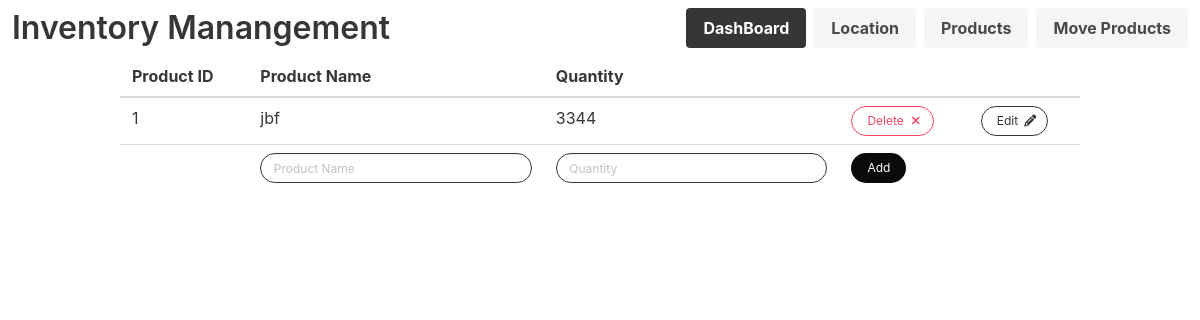
/product, run on the app's committed database.
### tables this page shows
CREATE TABLE products(prod_id INTEGER PRIMARY KEY AUTOINCREMENT,
                    prod_name TEXT UNIQUE NOT NULL,
                    prod_quantity INTEGER NOT NULL,
                    unallocated_quantity INTEGER);

### app.py (the view, shortened to what this page needs)
@app.route('/product', methods=['POST', 'GET'])
def product():
    init_database()
    msg = None
    db = sqlite3.connect(DATABASE_NAME)
    cursor = db.cursor()
    cursor.execute("SELECT * FROM products")
    products = cursor.fetchall()
    return render('product.html',
                  link=link, products=products, transaction_message=msg,
                  title="Products Log")

### templates/product.html (shortened to what this page needs)
{% extends 'base-template.html' %}
{% block content %}
<div class="container">
    <table class="table  is-fullwidth">
        <thead>
            <th scope="col">Product ID</th>
            <th scope="col">Product Name</th>
            <th scope="col">Quantity</th>
            <th></th>
            <th></th>
        </thead>
        <tbody>
            {% for product in products %}
                <tr>
                    <td>{{ product[0] }}</td>
                    <td>{{ product[1] }}</td>
                    <td>{{ product[2] }}</td>
                    <td>
                        <a href="{{ url_for('delete', prod_id=product[0], type='product') }}">
                            <button name="button" type="button" class="button is-danger is-rounded is-small is-outlined" value= "delete">
                                <span>Delete</span>
                                <span class="icon is-small">
                                    <i class="fa fa-times"></i>
                                </span>
                            </button>
                        </a>
                    </td>
                    <td>
                        <a name="button" value= "edit" type="button" class="button is-dark is-rounded is-small is-outlined modal-button" data-toggle="modal" data-target="#edit_{{ product[0] }}" >
                            <span>Edit</span>
                            <span class="icon is-small">
                                <i class="fa fa-pencil"></i>
                            </span>
                        </a>
                    </td>
                    </tr>
                {% endfor %}
                <tr>
                    <form action = "{{ url_for('product') }}" method = "POST">
                        <td></td>
                        <td>
                            <input class="input is-small is-dark is-rounded" name = "prod_name" placeholder="Product Name" required autofocus>
                        </td>
                        <td>
                            <input class="input is-dark is-small is-rounded" name = "prod_quantity" placeholder="Quantity" required>
                        </td>
                        <td>
                            <input type= "submit" class="button is-black is-small is-rounded" value= "Add" /><br>
                        </td>
                    </form>
                </tr>
            </tbody>
        </table>
    </div>
{% endblock %}

### data on the page
products: prod_id "1", prod_name "jbf", prod_quantity "3344"
